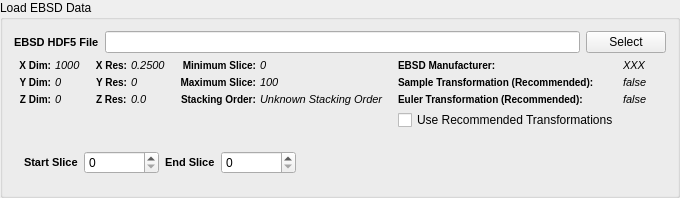
<?xml version="1.0" encoding="UTF-8"?>
<ui version="4.0">
 <class>QReadH5EbsdWidget</class>
 <widget class="QFilterWidget" name="QReadH5EbsdWidget">
  <property name="geometry">
   <rect>
    <x>0</x>
    <y>0</y>
    <width>680</width>
    <height>198</height>
   </rect>
  </property>
  <property name="windowTitle">
   <string>GroupBox</string>
  </property>
  <property name="title">
   <string>Load EBSD Data</string>
  </property>
  <property name="flat">
   <bool>false</bool>
  </property>
  <layout class="QVBoxLayout" name="verticalLayout">
   <item>
    <layout class="QHBoxLayout" name="horizontalLayout">
     <property name="topMargin">
      <number>0</number>
     </property>
     <item>
      <widget class="QLabel" name="label">
       <property name="styleSheet">
        <string notr="true">QLabel {
font-weight: bold;
font-size: 11px;
}</string>
       </property>
       <property name="text">
        <string>EBSD HDF5 File</string>
       </property>
      </widget>
     </item>
     <item>
      <widget class="QFSDropLineEdit" name="m_H5EbsdFile">
       <property name="sizePolicy">
        <sizepolicy hsizetype="Expanding" vsizetype="Fixed">
         <horstretch>0</horstretch>
         <verstretch>0</verstretch>
        </sizepolicy>
       </property>
      </widget>
     </item>
     <item>
      <widget class="QPushButton" name="m_H5EbsdBtn">
       <property name="sizePolicy">
        <sizepolicy hsizetype="Maximum" vsizetype="Fixed">
         <horstretch>0</horstretch>
         <verstretch>0</verstretch>
        </sizepolicy>
       </property>
       <property name="text">
        <string>Select</string>
       </property>
      </widget>
     </item>
    </layout>
   </item>
   <item>
    <layout class="QGridLayout" name="gridLayout_2">
     <property name="spacing">
      <number>4</number>
     </property>
     <item row="1" column="1">
      <layout class="QFormLayout" name="formLayout_4">
       <property name="labelAlignment">
        <set>Qt::AlignRight|Qt::AlignTrailing|Qt::AlignVCenter</set>
       </property>
       <property name="leftMargin">
        <number>5</number>
       </property>
       <property name="rightMargin">
        <number>5</number>
       </property>
       <item row="0" column="0">
        <widget class="QLabel" name="label_16">
         <property name="font">
          <font>
           <pointsize>-1</pointsize>
           <weight>75</weight>
           <bold>true</bold>
          </font>
         </property>
         <property name="styleSheet">
          <string notr="true">QLabel {
font-weight: bold;
font-size: 10px;
}</string>
         </property>
         <property name="text">
          <string>X Res:</string>
         </property>
         <property name="alignment">
          <set>Qt::AlignRight|Qt::AlignTrailing|Qt::AlignVCenter</set>
         </property>
        </widget>
       </item>
       <item row="0" column="1">
        <widget class="QLabel" name="m_XRes">
         <property name="font">
          <font>
           <pointsize>-1</pointsize>
           <italic>true</italic>
          </font>
         </property>
         <property name="styleSheet">
          <string notr="true">QLabel {
	font-size: 11px;
	font-style: italic;
}</string>
         </property>
         <property name="text">
          <string>0.2500</string>
         </property>
         <property name="scaledContents">
          <bool>true</bool>
         </property>
        </widget>
       </item>
       <item row="1" column="0">
        <widget class="QLabel" name="label_17">
         <property name="font">
          <font>
           <pointsize>-1</pointsize>
           <weight>75</weight>
           <bold>true</bold>
          </font>
         </property>
         <property name="styleSheet">
          <string notr="true">QLabel {
font-weight: bold;
font-size: 10px;
}</string>
         </property>
         <property name="text">
          <string>Y Res:</string>
         </property>
         <property name="alignment">
          <set>Qt::AlignRight|Qt::AlignTrailing|Qt::AlignVCenter</set>
         </property>
        </widget>
       </item>
       <item row="1" column="1">
        <widget class="QLabel" name="m_YRes">
         <property name="font">
          <font>
           <pointsize>-1</pointsize>
           <italic>true</italic>
          </font>
         </property>
         <property name="styleSheet">
          <string notr="true">QLabel {
	font-size: 11px;
	font-style: italic;
}</string>
         </property>
         <property name="text">
          <string>0</string>
         </property>
         <property name="scaledContents">
          <bool>true</bool>
         </property>
        </widget>
       </item>
       <item row="2" column="0">
        <widget class="QLabel" name="label_200">
         <property name="font">
          <font>
           <pointsize>-1</pointsize>
           <weight>75</weight>
           <bold>true</bold>
          </font>
         </property>
         <property name="styleSheet">
          <string notr="true">QLabel {
font-weight: bold;
font-size: 10px;
}</string>
         </property>
         <property name="text">
          <string>Z Res:</string>
         </property>
        </widget>
       </item>
       <item row="2" column="1">
        <widget class="QLabel" name="m_ZRes">
         <property name="font">
          <font>
           <pointsize>-1</pointsize>
           <italic>true</italic>
          </font>
         </property>
         <property name="styleSheet">
          <string notr="true">QLabel {
	font-size: 11px;
	font-style: italic;
}</string>
         </property>
         <property name="text">
          <string>0.0</string>
         </property>
         <property name="scaledContents">
          <bool>true</bool>
         </property>
        </widget>
       </item>
      </layout>
     </item>
     <item row="1" column="2">
      <layout class="QFormLayout" name="formLayout_5">
       <property name="fieldGrowthPolicy">
        <enum>QFormLayout::AllNonFixedFieldsGrow</enum>
       </property>
       <property name="labelAlignment">
        <set>Qt::AlignRight|Qt::AlignTrailing|Qt::AlignVCenter</set>
       </property>
       <property name="leftMargin">
        <number>5</number>
       </property>
       <property name="rightMargin">
        <number>5</number>
       </property>
       <item row="0" column="1">
        <widget class="QLabel" name="m_ZMin">
         <property name="font">
          <font>
           <pointsize>-1</pointsize>
           <italic>true</italic>
          </font>
         </property>
         <property name="styleSheet">
          <string notr="true">QLabel {
	font-size: 11px;
	font-style: italic;
}</string>
         </property>
         <property name="text">
          <string>0</string>
         </property>
         <property name="scaledContents">
          <bool>true</bool>
         </property>
        </widget>
       </item>
       <item row="0" column="0">
        <widget class="QLabel" name="label_7">
         <property name="font">
          <font>
           <pointsize>-1</pointsize>
           <weight>75</weight>
           <bold>true</bold>
          </font>
         </property>
         <property name="styleSheet">
          <string notr="true">QLabel {
font-weight: bold;
font-size: 10px;
}</string>
         </property>
         <property name="text">
          <string>Minimum Slice:</string>
         </property>
         <property name="alignment">
          <set>Qt::AlignRight|Qt::AlignTrailing|Qt::AlignVCenter</set>
         </property>
        </widget>
       </item>
       <item row="1" column="0">
        <widget class="QLabel" name="label_54">
         <property name="font">
          <font>
           <pointsize>-1</pointsize>
           <weight>75</weight>
           <bold>true</bold>
          </font>
         </property>
         <property name="styleSheet">
          <string notr="true">QLabel {
font-weight: bold;
font-size: 10px;
}</string>
         </property>
         <property name="text">
          <string>Maximum Slice:</string>
         </property>
         <property name="alignment">
          <set>Qt::AlignRight|Qt::AlignTrailing|Qt::AlignVCenter</set>
         </property>
        </widget>
       </item>
       <item row="1" column="1">
        <widget class="QLabel" name="m_ZMax">
         <property name="font">
          <font>
           <pointsize>-1</pointsize>
           <italic>true</italic>
          </font>
         </property>
         <property name="styleSheet">
          <string notr="true">QLabel {
	font-size: 11px;
	font-style: italic;
}</string>
         </property>
         <property name="text">
          <string>100</string>
         </property>
         <property name="scaledContents">
          <bool>true</bool>
         </property>
        </widget>
       </item>
       <item row="2" column="0">
        <widget class="QLabel" name="label_24">
         <property name="font">
          <font>
           <pointsize>-1</pointsize>
           <weight>75</weight>
           <bold>true</bold>
          </font>
         </property>
         <property name="styleSheet">
          <string notr="true">QLabel {
font-weight: bold;
font-size: 10px;
}</string>
         </property>
         <property name="text">
          <string>Stacking Order:</string>
         </property>
         <property name="scaledContents">
          <bool>false</bool>
         </property>
        </widget>
       </item>
       <item row="2" column="1">
        <widget class="QLabel" name="m_StackingOrder">
         <property name="font">
          <font>
           <pointsize>-1</pointsize>
           <italic>true</italic>
          </font>
         </property>
         <property name="styleSheet">
          <string notr="true">QLabel {
	font-size: 11px;
	font-style: italic;
}</string>
         </property>
         <property name="text">
          <string>Unknown Stacking Order</string>
         </property>
         <property name="scaledContents">
          <bool>true</bool>
         </property>
        </widget>
       </item>
      </layout>
     </item>
     <item row="1" column="0">
      <layout class="QFormLayout" name="formLayout_3">
       <property name="fieldGrowthPolicy">
        <enum>QFormLayout::AllNonFixedFieldsGrow</enum>
       </property>
       <property name="leftMargin">
        <number>5</number>
       </property>
       <property name="rightMargin">
        <number>5</number>
       </property>
       <item row="0" column="0">
        <widget class="QLabel" name="label_13">
         <property name="font">
          <font>
           <pointsize>-1</pointsize>
           <weight>75</weight>
           <bold>true</bold>
          </font>
         </property>
         <property name="styleSheet">
          <string notr="true">QLabel {
font-weight: bold;
font-size: 10px;
}</string>
         </property>
         <property name="text">
          <string>X Dim:</string>
         </property>
         <property name="alignment">
          <set>Qt::AlignRight|Qt::AlignTrailing|Qt::AlignVCenter</set>
         </property>
        </widget>
       </item>
       <item row="0" column="1">
        <widget class="QLabel" name="m_XDim">
         <property name="font">
          <font>
           <pointsize>-1</pointsize>
           <italic>true</italic>
          </font>
         </property>
         <property name="styleSheet">
          <string notr="true">QLabel {
	font-size: 11px;
	font-style: italic;
}</string>
         </property>
         <property name="text">
          <string>1000</string>
         </property>
         <property name="scaledContents">
          <bool>true</bool>
         </property>
        </widget>
       </item>
       <item row="1" column="0">
        <widget class="QLabel" name="label_14">
         <property name="font">
          <font>
           <pointsize>-1</pointsize>
           <weight>75</weight>
           <bold>true</bold>
          </font>
         </property>
         <property name="styleSheet">
          <string notr="true">QLabel {
font-weight: bold;
font-size: 10px;
}</string>
         </property>
         <property name="text">
          <string>Y Dim:</string>
         </property>
         <property name="alignment">
          <set>Qt::AlignRight|Qt::AlignTrailing|Qt::AlignVCenter</set>
         </property>
        </widget>
       </item>
       <item row="1" column="1">
        <widget class="QLabel" name="m_YDim">
         <property name="font">
          <font>
           <pointsize>-1</pointsize>
           <italic>true</italic>
          </font>
         </property>
         <property name="styleSheet">
          <string notr="true">QLabel {
	font-size: 11px;
	font-style: italic;
}</string>
         </property>
         <property name="text">
          <string>0</string>
         </property>
         <property name="scaledContents">
          <bool>true</bool>
         </property>
        </widget>
       </item>
       <item row="2" column="0">
        <widget class="QLabel" name="label_15">
         <property name="font">
          <font>
           <pointsize>-1</pointsize>
           <weight>75</weight>
           <bold>true</bold>
          </font>
         </property>
         <property name="styleSheet">
          <string notr="true">QLabel {
font-weight: bold;
font-size: 10px;
}</string>
         </property>
         <property name="text">
          <string>Z Dim:</string>
         </property>
         <property name="alignment">
          <set>Qt::AlignRight|Qt::AlignTrailing|Qt::AlignVCenter</set>
         </property>
        </widget>
       </item>
       <item row="2" column="1">
        <widget class="QLabel" name="m_ZDim">
         <property name="font">
          <font>
           <pointsize>-1</pointsize>
           <italic>true</italic>
          </font>
         </property>
         <property name="styleSheet">
          <string notr="true">QLabel {
	font-size: 11px;
	font-style: italic;
}</string>
         </property>
         <property name="text">
          <string>0</string>
         </property>
         <property name="scaledContents">
          <bool>true</bool>
         </property>
        </widget>
       </item>
      </layout>
     </item>
     <item row="1" column="4" rowspan="2">
      <spacer name="horizontalSpacer">
       <property name="orientation">
        <enum>Qt::Horizontal</enum>
       </property>
       <property name="sizeHint" stdset="0">
        <size>
         <width>40</width>
         <height>20</height>
        </size>
       </property>
      </spacer>
     </item>
     <item row="1" column="3">
      <layout class="QFormLayout" name="formLayout">
       <property name="fieldGrowthPolicy">
        <enum>QFormLayout::AllNonFixedFieldsGrow</enum>
       </property>
       <property name="labelAlignment">
        <set>Qt::AlignLeading|Qt::AlignLeft|Qt::AlignTop</set>
       </property>
       <property name="leftMargin">
        <number>5</number>
       </property>
       <property name="rightMargin">
        <number>5</number>
       </property>
       <item row="0" column="1">
        <widget class="QLabel" name="m_EbsdManufacturer">
         <property name="font">
          <font>
           <pointsize>-1</pointsize>
           <italic>true</italic>
          </font>
         </property>
         <property name="styleSheet">
          <string notr="true">QLabel {
	font-size: 11px;
	font-style: italic;
}</string>
         </property>
         <property name="text">
          <string>XXX</string>
         </property>
         <property name="scaledContents">
          <bool>true</bool>
         </property>
        </widget>
       </item>
       <item row="0" column="0">
        <widget class="QLabel" name="label_23">
         <property name="font">
          <font>
           <pointsize>-1</pointsize>
           <weight>75</weight>
           <bold>true</bold>
          </font>
         </property>
         <property name="styleSheet">
          <string notr="true">QLabel {
font-weight: bold;
font-size: 10px;
}</string>
         </property>
         <property name="text">
          <string>EBSD Manufacturer:</string>
         </property>
         <property name="alignment">
          <set>Qt::AlignJustify|Qt::AlignVCenter</set>
         </property>
         <property name="wordWrap">
          <bool>false</bool>
         </property>
        </widget>
       </item>
       <item row="1" column="0">
        <widget class="QLabel" name="label_3">
         <property name="font">
          <font>
           <pointsize>-1</pointsize>
           <weight>75</weight>
           <bold>true</bold>
          </font>
         </property>
         <property name="styleSheet">
          <string notr="true">QLabel {
font-weight: bold;
font-size: 10px;
}</string>
         </property>
         <property name="text">
          <string>Sample Transformation (Recommended):</string>
         </property>
         <property name="alignment">
          <set>Qt::AlignJustify|Qt::AlignVCenter</set>
         </property>
         <property name="wordWrap">
          <bool>false</bool>
         </property>
        </widget>
       </item>
       <item row="1" column="1">
        <widget class="QLabel" name="m_SampleTransformationLabel">
         <property name="font">
          <font>
           <pointsize>-1</pointsize>
           <italic>true</italic>
          </font>
         </property>
         <property name="styleSheet">
          <string notr="true">QLabel {
	font-size: 11px;
	font-style: italic;
}</string>
         </property>
         <property name="text">
          <string>false</string>
         </property>
         <property name="scaledContents">
          <bool>true</bool>
         </property>
        </widget>
       </item>
       <item row="2" column="1">
        <widget class="QLabel" name="m_EulerTransformationLabel">
         <property name="font">
          <font>
           <pointsize>-1</pointsize>
           <italic>true</italic>
          </font>
         </property>
         <property name="styleSheet">
          <string notr="true">QLabel {
	font-size: 11px;
	font-style: italic;
}</string>
         </property>
         <property name="text">
          <string>false</string>
         </property>
         <property name="scaledContents">
          <bool>true</bool>
         </property>
        </widget>
       </item>
       <item row="2" column="0">
        <widget class="QLabel" name="label_20">
         <property name="font">
          <font>
           <pointsize>-1</pointsize>
           <weight>75</weight>
           <bold>true</bold>
          </font>
         </property>
         <property name="styleSheet">
          <string notr="true">QLabel {
font-weight: bold;
font-size: 10px;
}</string>
         </property>
         <property name="text">
          <string>Euler Transformation (Recommended):</string>
         </property>
         <property name="alignment">
          <set>Qt::AlignJustify|Qt::AlignVCenter</set>
         </property>
         <property name="wordWrap">
          <bool>false</bool>
         </property>
        </widget>
       </item>
       <item row="3" column="0">
        <widget class="QCheckBox" name="m_UseTransformations">
         <property name="text">
          <string>Use Recommended Transformations</string>
         </property>
        </widget>
       </item>
      </layout>
     </item>
    </layout>
   </item>
   <item>
    <layout class="QGridLayout" name="gridLayout_3">
     <property name="sizeConstraint">
      <enum>QLayout::SetMaximumSize</enum>
     </property>
     <property name="horizontalSpacing">
      <number>6</number>
     </property>
     <property name="verticalSpacing">
      <number>4</number>
     </property>
     <property name="margin">
      <number>10</number>
     </property>
     <item row="0" column="0">
      <widget class="QLabel" name="label_5">
       <property name="styleSheet">
        <string notr="true">QLabel {
font-weight: bold;
font-size: 11px;
}</string>
       </property>
       <property name="text">
        <string>Start Slice</string>
       </property>
      </widget>
     </item>
     <item row="0" column="1">
      <widget class="QSpinBox" name="m_ZStartIndex">
       <property name="minimumSize">
        <size>
         <width>75</width>
         <height>0</height>
        </size>
       </property>
      </widget>
     </item>
     <item row="0" column="4">
      <spacer name="horizontalSpacer_2">
       <property name="orientation">
        <enum>Qt::Horizontal</enum>
       </property>
       <property name="sizeHint" stdset="0">
        <size>
         <width>40</width>
         <height>20</height>
        </size>
       </property>
      </spacer>
     </item>
     <item row="0" column="2">
      <widget class="QLabel" name="label_6">
       <property name="styleSheet">
        <string notr="true">QLabel {
font-weight: bold;
font-size: 11px;
}</string>
       </property>
       <property name="text">
        <string>End Slice</string>
       </property>
      </widget>
     </item>
     <item row="0" column="3">
      <widget class="QSpinBox" name="m_ZEndIndex">
       <property name="minimumSize">
        <size>
         <width>75</width>
         <height>0</height>
        </size>
       </property>
      </widget>
     </item>
    </layout>
   </item>
  </layout>
 </widget>
 <customwidgets>
  <customwidget>
   <class>QFSDropLineEdit</class>
   <extends>QLineEdit</extends>
   <header location="global">QFSDropLineEdit.h</header>
  </customwidget>
  <customwidget>
   <class>QFilterWidget</class>
   <extends>QGroupBox</extends>
   <header location="global">QFilterWidget.h</header>
   <container>1</container>
  </customwidget>
 </customwidgets>
 <resources>
  <include location="../../../Resources/icons/images/Icons.qrc"/>
 </resources>
 <connections/>
</ui>
